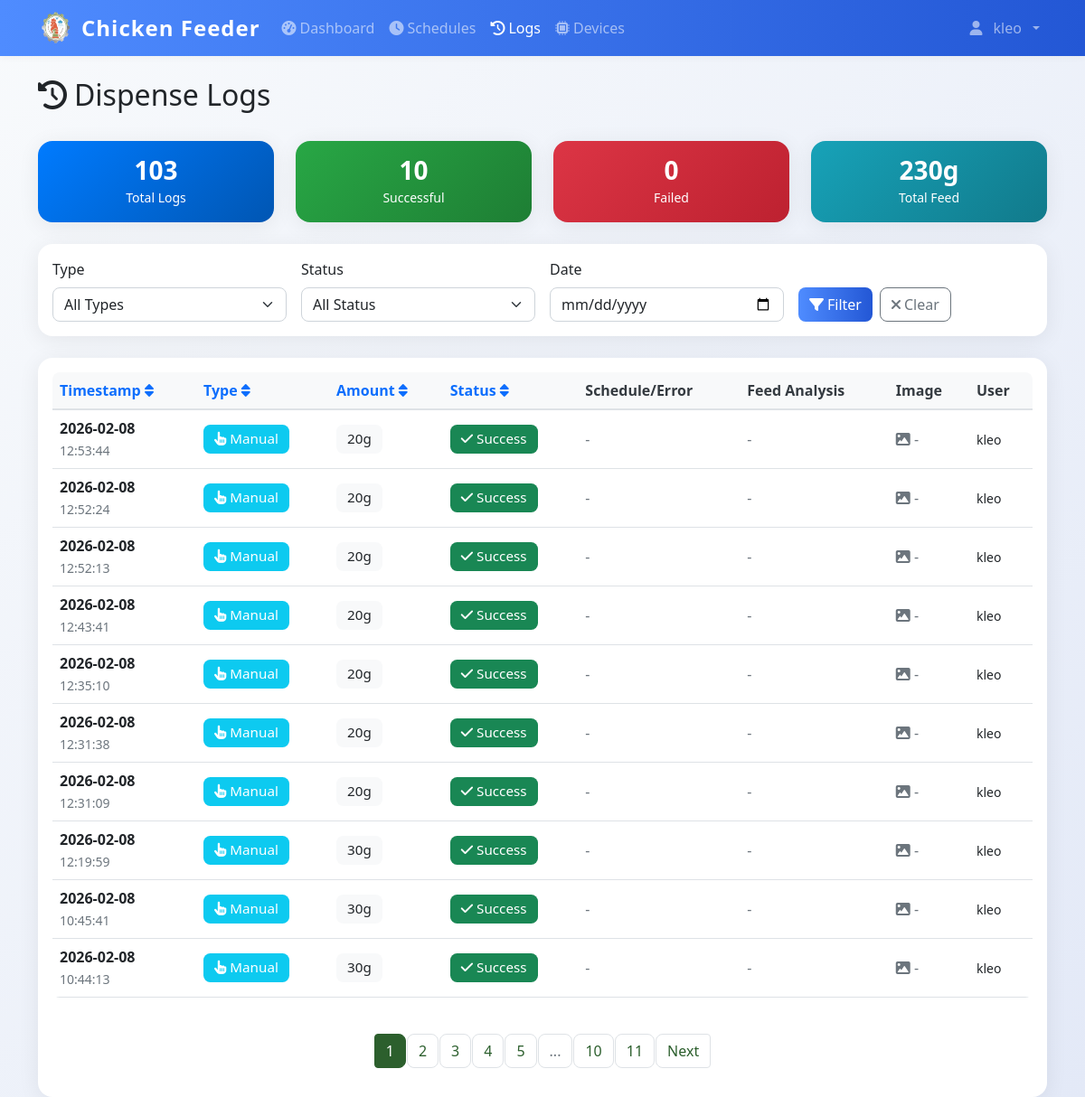
The page /logs (signed in) on the database as committed earlier.
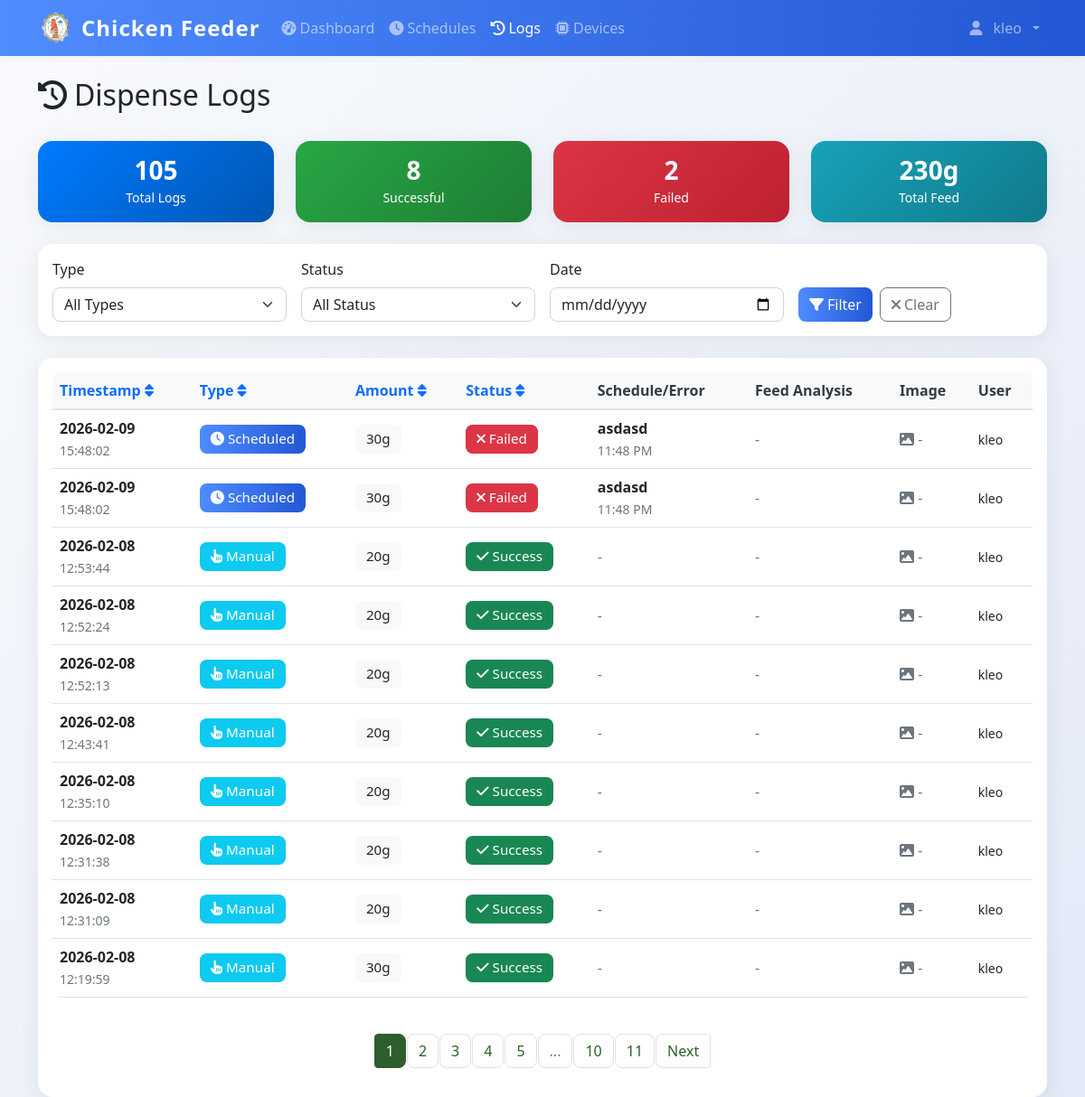
The same page on the database as committed later.
### models.py (models this page shows)
class DispenseLog(db.Model):
    id = db.Column(db.Integer, primary_key=True)
    timestamp = db.Column(db.DateTime, default=datetime.utcnow, nullable=False)
    amount_grams = db.Column(db.Integer, nullable=False)
    trigger_type = db.Column(db.String(20), nullable=False)
    schedule_id = db.Column(db.Integer, db.ForeignKey('feed_schedule.id'), nullable=True)
    status = db.Column(db.String(20), default='success')
    error_message = db.Column(db.Text, nullable=True)
    image_path = db.Column(db.String(255), nullable=True)  # Path to captured feed image
    pellet_count = db.Column(db.Integer, nullable=True)  # Number of pellets detected in image
    grams_detected = db.Column(db.Float, nullable=True)  # Estimated grams of pellets in feeder
    grams_dispensed = db.Column(db.Integer, nullable=True)  # Actual amount dispensed by servo
    triggered_by = db.Column(db.Integer, db.ForeignKey('user.id'), nullable=True)
    schedule = db.relationship('FeedSchedule', backref=db.backref('dispense_logs', lazy=True))
    user = db.relationship('User', backref=db.backref('dispense_logs', lazy=True))

class User(UserMixin, db.Model):
    id = db.Column(db.Integer, primary_key=True)
    username = db.Column(db.String(80), unique=True, nullable=False)
    email = db.Column(db.String(120), unique=True, nullable=False)
    password_hash = db.Column(db.String(120), nullable=False)
    iot_device_url = db.Column(db.String(255), nullable=True)  # e.g., 'http://192.168.1.100:5000' or 'pi_klei'
    is_admin = db.Column(db.Boolean, default=True)
    created_at = db.Column(db.DateTime, default=datetime.utcnow)

class FeedSchedule(db.Model):
    id = db.Column(db.Integer, primary_key=True)
    name = db.Column(db.String(100), nullable=False)
    feed_time = db.Column(db.Time, nullable=False)
    amount_grams = db.Column(db.Integer, nullable=False)
    is_active = db.Column(db.Boolean, default=True)
    created_by = db.Column(db.Integer, db.ForeignKey('user.id'), nullable=False)
    created_at = db.Column(db.DateTime, default=datetime.utcnow)
    user = db.relationship('User', backref=db.backref('schedules', lazy=True))

### app.py (the view)
@app.route('/logs')
@login_required
def logs():
    page = request.args.get('page', 1, type=int)
    if not current_user.is_admin:
        logs = DispenseLog.query.filter_by(triggered_by=current_user.id).order_by(DispenseLog.timestamp.desc()).paginate(
            page=page, per_page=10, error_out=False
        )
    else:
        logs = DispenseLog.query.order_by(DispenseLog.timestamp.desc()).paginate(
            page=page, per_page=10, error_out=False
        )
    return render_template('logs.html', logs=logs)

### app.py (called while the page is built)
@login_manager.user_loader
def load_user(user_id):
    return db.session.get(User, int(user_id))

@app.context_processor
def inject_datetime():
    return {'datetime': datetime}

@app.before_request
def restrict_admin_from_user_pages():
    if current_user.is_authenticated and getattr(current_user, 'is_admin', False):
        admin_paths = ['/admin', '/admin/', '/admin/dashboard', '/admin/config', '/admin/create', '/admin/feed-ratio']
        if not any(request.path.startswith(p) for p in admin_paths):
            if not request.path.startswith('/static') and not request.path.startswith('/logout'):
                return redirect(url_for('admin.dashboard'))

### templates/logs.html (shortened to what the changed rows need)
{% extends "base.html" %}
{% block content %}
<div class="container mt-4">
    <div class="row mb-4">
        <div class="col">
            <h1 class="h2">
                <i class="fas fa-history me-2"></i>Dispense Logs
            </h1>
        </div>
    </div>
    {% if not logs or not logs.items %}
    <div class="text-center text-muted py-5">
        <i class="fas fa-clipboard-list fa-4x mb-3"></i>
        <h4>No Logs Available</h4>
        <p class="mb-4">No log data found. Dispense logs will appear here once you start feeding.</p>
        <a href="{{ url_for('dashboard') }}" class="btn btn-primary">
            <i class="fas fa-tachometer-alt me-2"></i>Go to Dashboard
        </a>
    </div>
    {% else %}
    <div class="row my-4">
        <div class="col-md-3">
            <div class="card bg-primary text-white">
                <div class="card-body text-center">
                    <h3 class="mb-0">{{ logs.total }}</h3>
                    <small>Total Logs</small>
                </div>
            </div>
        </div>
        <div class="col-md-3">
            <div class="card bg-success text-white">
                <div class="card-body text-center">
                    <h3 class="mb-0">{{ logs.items|selectattr('status', 'equalto', 'success')|list|length }}</h3>
                    <small>Successful</small>
                </div>
            </div>
        </div>
        <div class="col-md-3">
            <div class="card bg-danger text-white">
                <div class="card-body text-center">
                    <h3 class="mb-0">{{ logs.items|selectattr('status', 'equalto', 'failure')|list|length }}</h3>
                    <small>Failed</small>
                </div>
            </div>
        </div>
        <div class="col-md-3">
            <div class="card bg-info text-white">
                <div class="card-body text-center">
                    <h3 class="mb-0">{{ logs.items|sum(attribute='amount_grams') }}g</h3>
                    <small>Total Feed</small>
                </div>
            </div>
        </div>
    </div>
    <div class="card mb-4">
        <div class="card-body">
            <div class="row g-3">
                <div class="col-md-3">
                    <label for="filter-type" class="form-label">Type</label>
                    <select class="form-select" id="filter-type">
                        <option value="">All Types</option>
                    </select>
                </div>
                <div class="col-md-3">
                    <label for="filter-status" class="form-label">Status</label>
                    <select class="form-select" id="filter-status">
                        <option value="">All Status</option>
                    </select>
                </div>
                <div class="col-md-3">
                    <label for="filter-date" class="form-label">Date</label>
                    <input type="date" class="form-control" id="filter-date">
                </div>
                <div class="col-md-3">
                    <label class="form-label">&nbsp;</label>
                    <div class="d-flex gap-2">
                        <button class="btn btn-primary" onclick="applyFilters()">
                            <i class="fas fa-filter me-1"></i>Filter
                        </button>
                        <button class="btn btn-outline-secondary" onclick="clearFilters()">
                            <i class="fas fa-times me-1"></i>Clear
                        </button>
                    </div>
                </div>
            </div>
        </div>
    </div>
    <div class="card">
        <div class="card-body">
            {% if logs.items %}
            <div class="table-responsive">
                <table class="table table-hover">
                    <thead>
                        <tr>
                            <th>
                                <a href="#" onclick="sortTable('timestamp')" class="text-decoration-none">
                                    Timestamp <i class="fas fa-sort"></i>
                                </a>
                            </th>
                            <th>
                                <a href="#" onclick="sortTable('type')" class="text-decoration-none">
                                    Type <i class="fas fa-sort"></i>
                                </a>
                            </th>
                            <th>
                                <a href="#" onclick="sortTable('amount')" class="text-decoration-none">
                                    Amount <i class="fas fa-sort"></i>
                                </a>
                            </th>
                            <th>
                                <a href="#" onclick="sortTable('status')" class="text-decoration-none">
                                    Status <i class="fas fa-sort"></i>
                                </a>
                            </th>
                            <th>Schedule/Error</th>
                            <th>Feed Analysis</th>
                            <th>Image</th>
                            <th>User</th>
                        </tr>
                    </thead>
                    <tbody id="logs-table-body">
                        {% for log in logs.items %}
                        <tr class="log-row"
                            data-type="{{ log.trigger_type }}"
                            data-status="{{ log.status }}"
                            data-date="{{ log.timestamp.strftime('%Y-%m-%d') }}">
                            <td>
                                <div>
                                    <strong>{{ log.timestamp.strftime('%Y-%m-%d') }}</strong>
                                </div>
                                <small class="text-muted">{{ log.timestamp.strftime('%H:%M:%S') }}</small>
                            </td>
                            <td>
                                {% if log.trigger_type == 'manual' %}
                                    <span class="badge bg-info">
                                        <i class="fas fa-hand-pointer me-1"></i>Manual
                                    </span>
                                {% else %}
                                    <span class="badge bg-primary">
                                        <i class="fas fa-clock me-1"></i>Scheduled
                                    </span>
                                {% endif %}
                            </td>
                            <td>
                                <span class="badge bg-light text-dark">{{ log.amount_grams }}g</span>
                            </td>
                            <td>
                                {% if log.status == 'success' %}
                                    <span class="badge bg-success">
                                        <i class="fas fa-check me-1"></i>Success
                                    </span>
                                {% else %}
                                    <span class="badge bg-danger">
                                        <i class="fas fa-times me-1"></i>Failed
                                    </span>
                                {% endif %}
                            </td>
                            <td style="max-width: 350px;">
                                {% if log.schedule %}
                                    <div>
                                        <strong>{{ log.schedule.name }}</strong>
                                    </div>
                                    <small class="text-muted">{{ log.schedule.feed_time.strftime('%I:%M %p') }}</small>
                                {% elif log.error_message %}
                                    <div class="text-danger" title="{{ log.error_message }}" style="cursor: help;">
                                        <i class="fas fa-exclamation-triangle me-1"></i>
                                        <small>{{ log.error_message[:100] }}{% if log.error_message|length > 100 %}...{% endif %}</small>
                                    </div>
                                {% else %}
                                    <span class="text-muted">-</span>
                                {% endif %}
                            </td>
                            <td>
                                {% if log.pellet_count is not none or log.grams_detected is not none or log.grams_dispensed is not none %}
                                    <button class="btn btn-sm btn-outline-info"
                                            onclick="showFeedDetails({{ log.pellet_count or 0 }}, {{ log.grams_detected or 0 }}, {{ log.grams_dispensed or 0 }}, {{ log.amount_grams }})"
                                            title="View feed analysis details">
                                        <i class="fas fa-chart-pie me-1"></i>Details
                                    </button>
                                {% else %}
                                    <span class="text-muted">-</span>
                                {% endif %}
                            </td>
                            <td>
                                {% if log.image_path %}
                                    <img src="{{ url_for('static', filename=log.image_path) }}"
                                         alt="Feed Image"
                                         class="img-thumbnail"
                                         style="width: 60px; height: 45px; object-fit: cover; cursor: pointer;"
                                         onclick="viewImage('{{ url_for('static', filename=log.image_path) }}')"
                                         title="Click to view full image">
                                {% else %}
                                    <span class="text-muted"><i class="fas fa-image"></i> -</span>
                                {% endif %}
                            </td>
                            <td>
                                {% if log.user %}
                                    <small>{{ log.user.username }}</small>
                                {% else %}
                                    <small class="text-muted">System</small>
                                {% endif %}
                            </td>
                        </tr>
                        {% endfor %}
                    </tbody>
                </table>
            </div>
            {% if logs.pages > 1 %}
            <nav aria-label="Logs pagination" class="mt-4">
                <ul class="pagination justify-content-center">
                    {% for page_num in logs.iter_pages() %}
                        {% if page_num %}
                            {% if page_num != logs.page %}
                                <li class="page-item">
                                    <a class="page-link" href="{{ url_for('logs', page=page_num) }}">{{ page_num }}</a>
                                </li>
                            {% else %}
                                <li class="page-item active">
                                    <span class="page-link">{{ page_num }}</span>
                                </li>
                            {% endif %}
                        {% else %}
                            <li class="page-item disabled">
                                <span class="page-link">...</span>
                            </li>
                        {% endif %}
                    {% endfor %}
                    {% if logs.has_next %}
                        <li class="page-item">
                            <a class="page-link" href="{{ url_for('logs', page=logs.next_num) }}">Next</a>
                        </li>
                    {% endif %}
                </ul>
            </nav>
            {% endif %}
            {% endif %}
        </div>
    </div>
</div>
{% endif %}
{% endblock %}

Rows that differ between the two databases and show on the page:
no longer on this page (row unchanged): DispenseLog: timestamp "2026-02-08", timestamp "10:45:41", trigger_type "manual" (drawn), amount_grams "30", status "success" (drawn), user.username "kleo"
no longer on this page (row unchanged): DispenseLog: timestamp "2026-02-08", timestamp "10:44:13", trigger_type "manual" (drawn), amount_grams "30", status "success" (drawn), user.username "kleo"
added DispenseLog: timestamp "2026-02-09", timestamp "15:48:02", trigger_type "scheduled" (drawn), amount_grams "30", status "failure" (drawn), schedule.name "asdasd", schedule.feed_time "11:48 PM", user.username "kleo"
added DispenseLog: timestamp "2026-02-09", timestamp "15:48:02", trigger_type "scheduled" (drawn), amount_grams "30", status "failure" (drawn), schedule.name "asdasd", schedule.feed_time "11:48 PM", user.username "kleo"
Other text that changed with them:
{{ logs.total }}: "103" → "105"
{{ logs.items|selectattr('status', 'equalto', 'success')|list|length }}: "10" → "8"
{{ logs.items|selectattr('status', 'equalto', 'failure')|list|length }}: "0" → "2"
